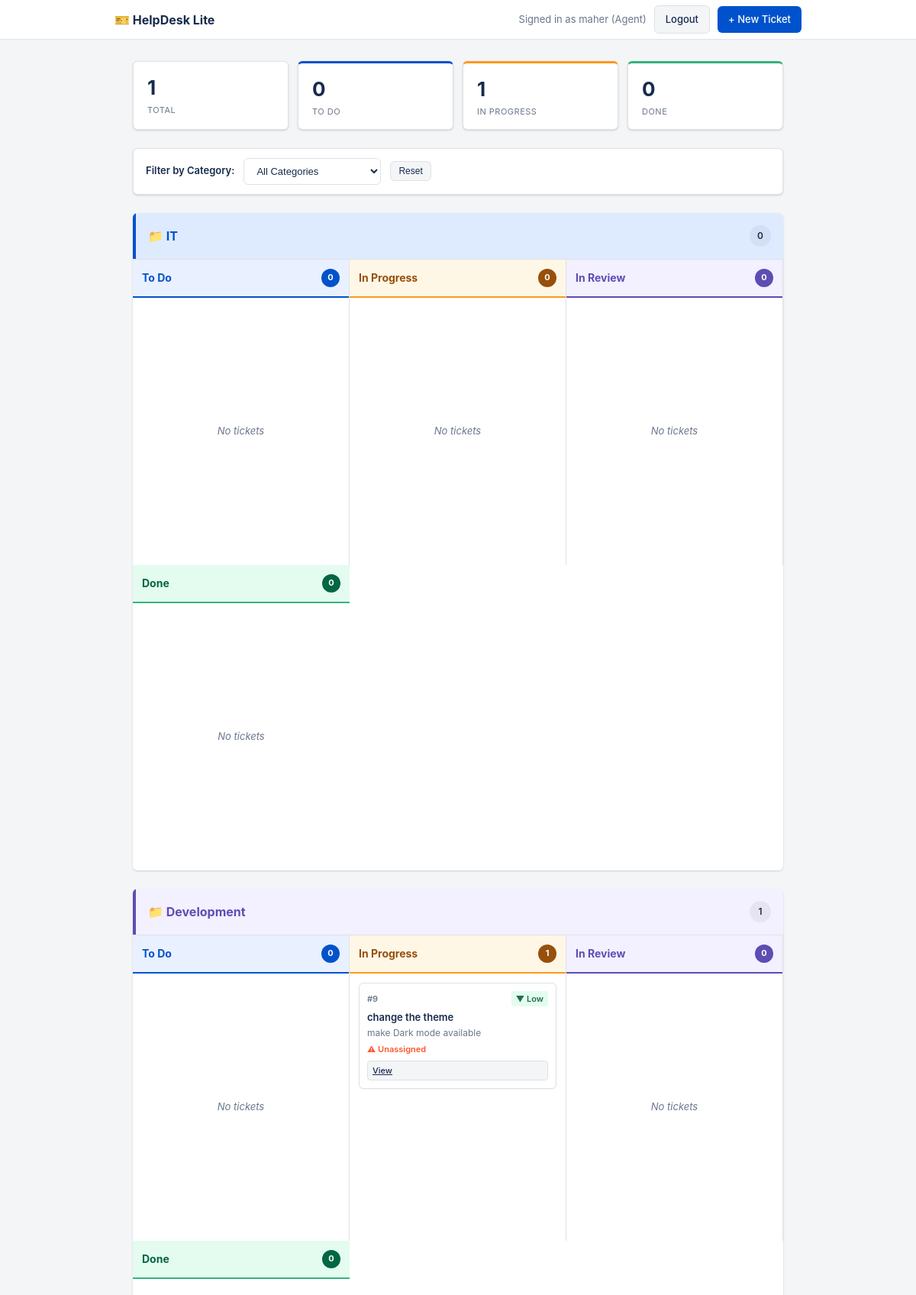
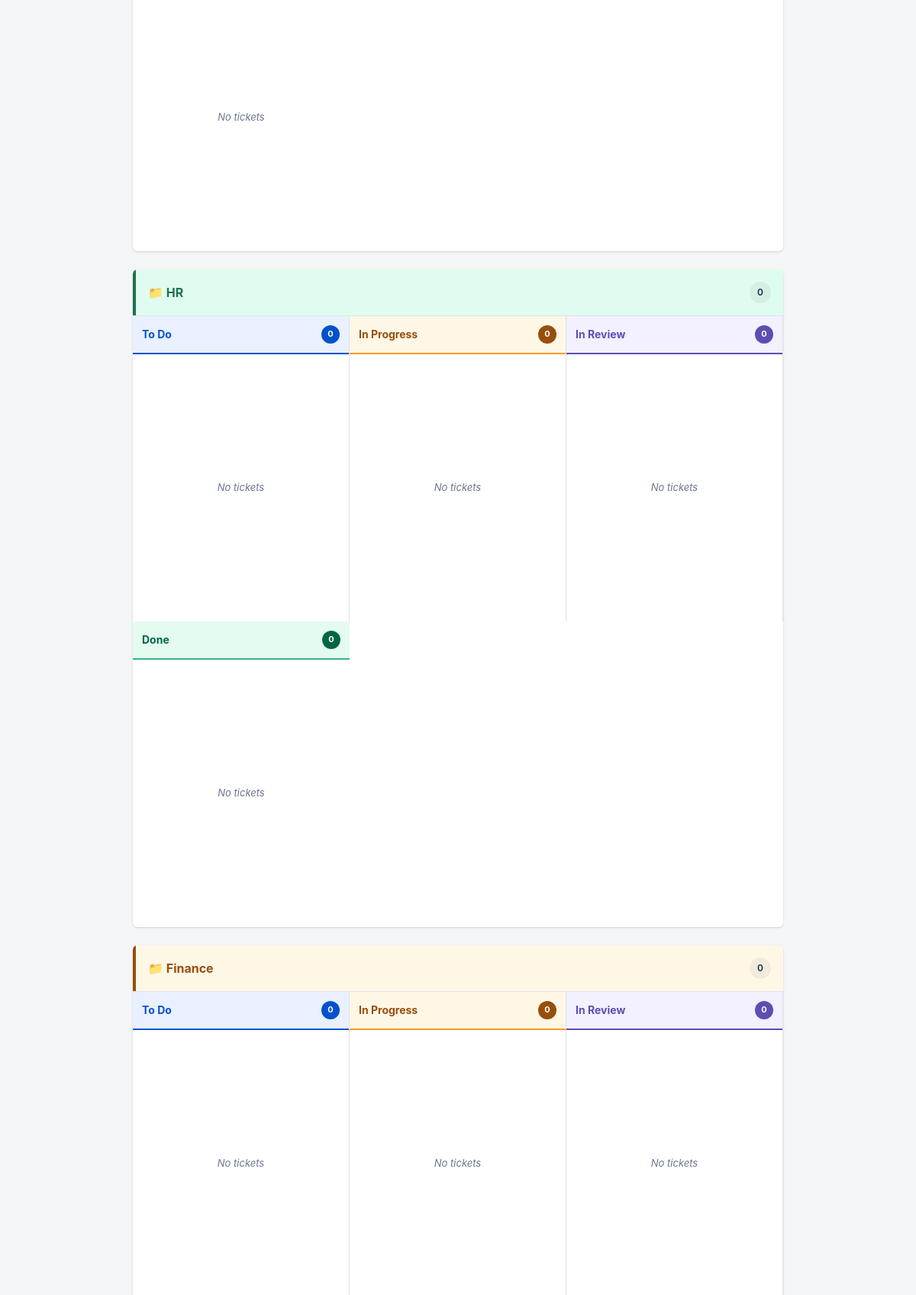
Screenshot of /tickets (signed in, upper part) with the database file from the repository (2 pictures, top to bottom).
### tables this page shows
CREATE TABLE tickets (
                id          INTEGER PRIMARY KEY AUTOINCREMENT,
                title       TEXT    NOT NULL,
                description TEXT    NOT NULL,
                status      TEXT    NOT NULL DEFAULT 'To Do',
                assigned_to TEXT
            , submitter TEXT, category TEXT NOT NULL DEFAULT 'Other', blocked INTEGER NOT NULL DEFAULT 0, start_date TEXT, due_date TEXT, priority TEXT NOT NULL DEFAULT 'Medium');

### server/main.py (the view)
@app.route("/tickets")
@login_required
def list_tickets():
    user = session.get("user")
    role = session.get("role")
    with get_db() as conn:
        if role == "manager":
            rows = conn.execute("SELECT * FROM tickets ORDER BY id DESC").fetchall()
        elif role == "agent":
            rows = conn.execute("SELECT * FROM tickets WHERE assigned_to = ? OR submitter = ? ORDER BY id DESC", (user, user)).fetchall()
        else:
            rows = conn.execute("SELECT * FROM tickets WHERE submitter = ? ORDER BY id DESC", (user,)).fetchall()
    tickets = [dict(r) for r in rows]
    organized_tickets = {}
    for category in CATEGORIES:
        organized_tickets[category] = {}
        for status in STATUS_ORDER:
            organized_tickets[category][status] = []
    for ticket in tickets:
        cat = ticket.get("category", "Other") or "Other"
        if cat not in organized_tickets:
            cat = "Other"
        status = ticket.get("status", "To Do") or "To Do"
        if status not in organized_tickets[cat]:
            organized_tickets[cat]["To Do"] = []
            status = "To Do"
        organized_tickets[cat][status].append(ticket)
    stats = {
        "total":       len(tickets),
        "todo":        sum(1 for t in tickets if t["status"] == "To Do"),
        "in_progress": sum(1 for t in tickets if t["status"] == "In Progress"),
        "done":        sum(1 for t in tickets if t["status"] == "Done"),
    }
    return render_template(
        "tickets.html",
        tickets=tickets,
        organized_tickets=organized_tickets,
        stats=stats,
        status_flow=STATUS_FLOW,
        categories=CATEGORIES,
        priorities=PRIORITIES,
        status_colors=STATUS_COLORS,
        priority_colors=PRIORITY_COLORS,
        category_colors=CATEGORY_COLORS
    )

### server/main.py (called while the page is built)
def login_required(view):
    @functools.wraps(view)
    def wrapped_view(*args, **kwargs):
        if not session.get("user"):
            return redirect(url_for("login"))
        return view(*args, **kwargs)
    return wrapped_view

@app.context_processor
def inject_user():
    return {
        "logged_in": "user" in session,
        "current_user": session.get("user"),
        "current_role": session.get("role"),
    }

def get_db():
    conn = sqlite3.connect(DB_PATH)
    conn.row_factory = sqlite3.Row
    return conn

### templates/tickets.html (shortened to what this page needs)
<!DOCTYPE html>
<html lang="en">
<head>
  <link rel="stylesheet" href="/static/style.css">
</head>
<body>
  <header>
    <div class="header-inner">
      <span class="logo">🎫 HelpDesk Lite</span>
      <div class="header-actions">
        {% if logged_in %}
        <span class="nav-user">Signed in as {{ current_user }} ({{ current_role | capitalize }})</span>
        <a href="/logout" class="btn btn-secondary">Logout</a>
        {% else %}
        <a href="/login" class="btn btn-secondary">Login</a>
        {% endif %}
        <a href="/submit" class="btn btn-primary">+ New Ticket</a>
      </div>
    </div>
  </header>
  <main>
    <section class="dashboard">
      <div class="stat-card">
        <span class="stat-number">{{ stats.total }}</span>
        <span class="stat-label">Total</span>
      </div>
      <div class="stat-card todo">
        <span class="stat-number">{{ stats.todo }}</span>
        <span class="stat-label">To Do</span>
      </div>
      <div class="stat-card inprogress">
        <span class="stat-number">{{ stats.in_progress }}</span>
        <span class="stat-label">In Progress</span>
      </div>
      <div class="stat-card done">
        <span class="stat-number">{{ stats.done }}</span>
        <span class="stat-label">Done</span>
      </div>
    </section>
    <div class="filter-bar">
      <label for="category-filter" class="filter-label">Filter by Category:</label>
      <select id="category-filter" class="category-filter-select" onchange="filterByCategory()">
        <option value="">All Categories</option>
      </select>
      <button class="btn btn-sm btn-secondary" onclick="resetFilter()">Reset</button>
    </div>
    {% if tickets %}
    <div class="categories-grid">
      {% for category in organized_tickets %}
      <div class="category-section" data-category="{{ category }}">
        <div class="category-header"
          style="background: {{ category_colors[category]['bg'] }}; border-left: 4px solid {{ category_colors[category]['color'] }};">
          <span class="category-name" style="color: {{ category_colors[category]['color'] }};">📁 {{ category }}</span>
          <span class="category-count">{{ organized_tickets[category].values() | map('length') | sum }}</span>
        </div>
        <div class="status-columns">
          {% for status in ['To Do', 'In Progress', 'In Review', 'Done'] %}
          {% set tickets_in_status = organized_tickets[category][status] %}
          <div class="status-column" data-status="{{ status }}" >
            <div class="status-header"
              style="background: {{ status_colors[status]['bg'] }}; border-bottom: 2px solid {{ status_colors[status]['border'] }};">
              <span class="status-title" style="color: {{ status_colors[status]['color'] }};">{{ status }}</span>
              <span class="status-badge" style="background: {{ status_colors[status]['color'] }}; color: white;">{{
                tickets_in_status | length }}</span>
            </div>
            <div class="ticket-stack" data-drop-zone="tickets">
              {% if tickets_in_status %}
              {% for ticket in tickets_in_status %}
              <div class="ticket-card-compact" data-ticket-id="{{ ticket.id }}" data-ticket-status="{{ status }}" >
                <div class="ticket-header">
                  <span class="ticket-id">#{{ ticket.id }}</span>
                  <div class="ticket-priority"
                    style="background: {{ priority_colors[ticket.priority or 'Medium']['bg'] }}; color: {{ priority_colors[ticket.priority or 'Medium']['color'] }};">
                    {{ priority_colors[ticket.priority or 'Medium']['icon'] }} {{ ticket.priority or 'Medium' }}
                  </div>
                </div>
                <h4 class="ticket-title-compact">{{ ticket.title }}</h4>
                <p class="ticket-desc-compact">{{ ticket.description[:80] }}</p>
                <div class="ticket-info">
                  {% if ticket.assigned_to %}
                  <span class="ticket-assigned">👤 {{ ticket.assigned_to }}</span>
                  {% else %}
                  <span class="ticket-unassigned">⚠ Unassigned</span>
                  {% endif %}
                </div>
                <div class="ticket-quick-actions">
                  <a href="/tickets/{{ ticket.id }}" class="quick-btn view-btn" title="View details">View</a>
                </div>
              </div>
              {% endfor %}
              {% else %}
              <div class="empty-status">No tickets</div>
              {% endif %}
            </div>
          </div>
          {% endfor %}
        </div>
      </div>
      {% endfor %}
    </div>
    {% else %}
    <div class="empty-state">
      <p>No tickets yet.</p>
      <a href="/submit" class="btn btn-primary">Submit the first one</a>
    </div>
    {% endif %}
  </main>
</body>
</html>

### rows the page displays
tickets: submitter "maher", id "9", priority "▼", priority "Low", title "change the theme", description "make Dark mode available"

### other values shown
{{ current_role | capitalize }} "Agent"
{{ stats.total }} "1"
{{ stats.todo }} "0"
{{ stats.in_progress }} "1"
{{ stats.done }} "0"
{{ category }} "IT" "Development" "HR" "Finance"
{{ organized_tickets[category].values() | map('length') | sum }} "0" "1" "0" "0"
{{ status }} "To Do" "In Progress" "In Review" "Done" "To Do" "In Progress" "In Review" "Done" "To Do" "In Progress" "In Review" "Done" "To Do" "In Progress" "In Review"
{{ tickets_in_status | length }} "0" "0" "0" "0" "0" "1" "0" "0" "0" "0" "0" "0" "0" "0" "0"
